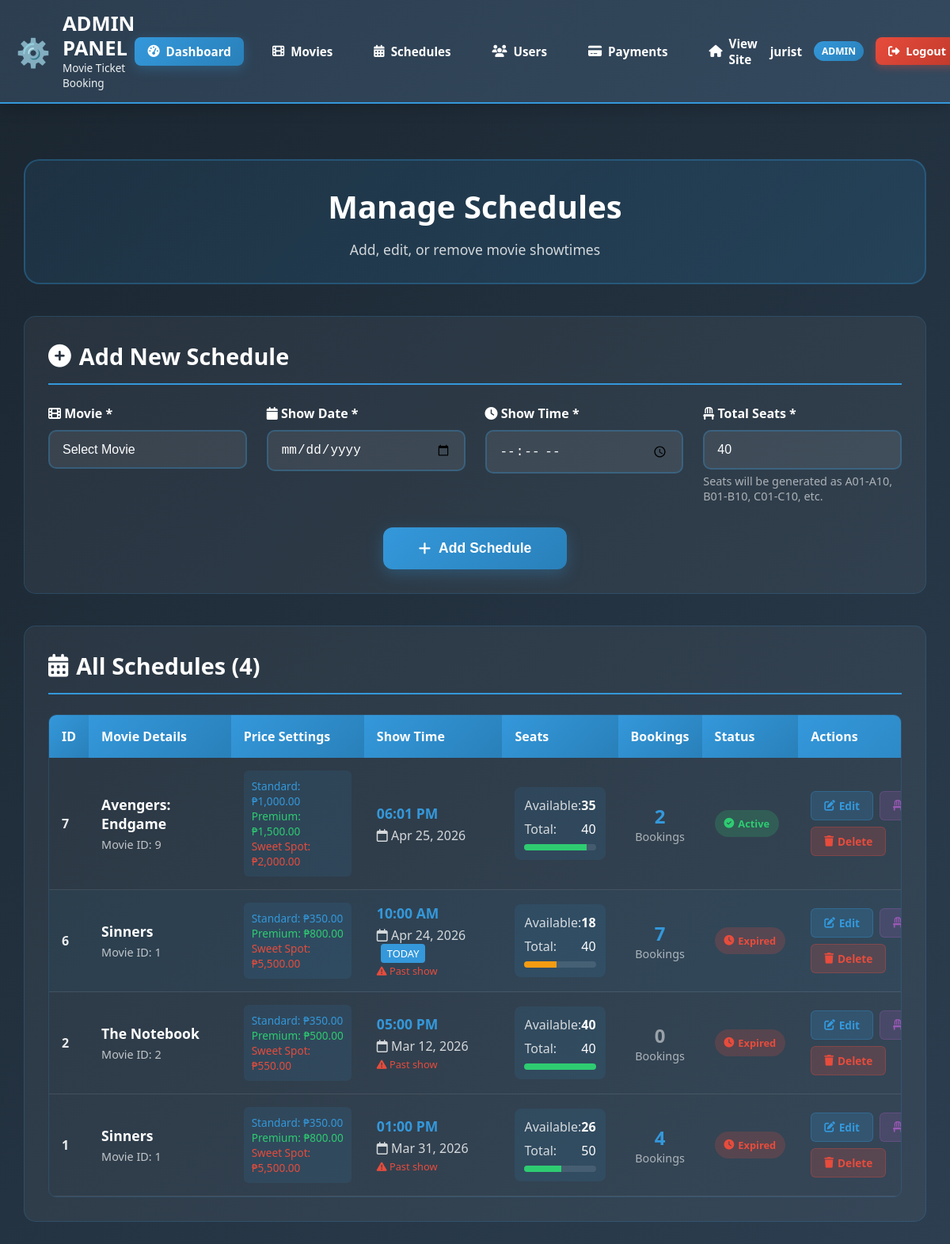
The app's page /pages/admin/manage-schedules.php (signed in) with its own data.
### tables this page shows
CREATE TABLE `movie_schedules` (
  `id` int(11) NOT NULL,
  `movie_id` int(11) NOT NULL,
  `movie_title` varchar(255) NOT NULL,
  `show_date` date NOT NULL,
  `showtime` time NOT NULL,
  `total_seats` int(11) DEFAULT 40,
  `available_seats` int(11) DEFAULT 40,
  `is_active` tinyint(1) DEFAULT 1,
  `created_at` timestamp NOT NULL DEFAULT current_timestamp()
);

CREATE TABLE `movies` (
  `id` int(11) NOT NULL,
  `title` varchar(255) NOT NULL,
  `director` varchar(255) DEFAULT NULL,
  `genre` varchar(100) DEFAULT NULL,
  `duration` varchar(20) DEFAULT NULL,
  `rating` varchar(10) DEFAULT NULL,
  `description` text DEFAULT NULL,
  `poster_url` varchar(500) DEFAULT NULL,
  `trailer_url` varchar(500) DEFAULT NULL,
  `venue_name` varchar(255) DEFAULT NULL,
  `venue_location` varchar(500) DEFAULT NULL,
  `google_maps_link` varchar(500) DEFAULT NULL,
  `venue_photo_path` varchar(500) DEFAULT NULL,
  `standard_price` decimal(10,2) DEFAULT 350.00,
  `premium_price` decimal(10,2) DEFAULT 450.00,
  `sweet_spot_price` decimal(10,2) DEFAULT 550.00,
  `is_active` tinyint(1) DEFAULT 1,
  `added_by` int(11) DEFAULT NULL,
  `updated_by` int(11) DEFAULT NULL,
  `created_at` timestamp NOT NULL DEFAULT current_timestamp(),
  `last_updated` timestamp NULL DEFAULT NULL ON UPDATE current_timestamp()
);

### pages/admin/manage-schedules.php (the view, shortened to what the rows shown need)
<?php
$root_dir = dirname(dirname(__DIR__));
require_once $root_dir . '/partials/admin-header.php';
$conn = new mysqli(DB_HOST, DB_USER, DB_PASS, DB_NAME);
$edit_mode = false;
$schedules_result = $conn->query("
    SELECT s.*, m.title as movie_title_full, m.standard_price, m.premium_price, m.sweet_spot_price,
           (SELECT COUNT(*) FROM tbl_booking b
            WHERE b.movie_name = s.movie_title
            AND b.show_date = s.show_date
            AND b.showtime = s.showtime
            AND b.status != 'Cancelled') as booking_count
    FROM movie_schedules s
    LEFT JOIN movies m ON s.movie_id = m.id
    WHERE s.is_active = 1 AND m.is_active = 1
    ORDER BY s.id DESC
");
$schedules = [];
if ($schedules_result) {
    while ($row = $schedules_result->fetch_assoc()) {
        $schedules[] = $row;
    }
}
$count_result = $conn->query("SELECT COUNT(*) as total FROM movie_schedules s LEFT JOIN movies m ON s.movie_id = m.id WHERE s.is_active = 1 AND m.is_active = 1");
$schedule_count = $count_result ? $count_result->fetch_assoc()['total'] : 0;
?>
<div class="admin-content" style="max-width: 1400px; margin: 0 auto; padding: 30px;">
    <div style="text-align: center; margin-bottom: 40px; padding: 30px; background: linear-gradient(135deg, rgba(52, 152, 219, 0.1), rgba(41, 128, 185, 0.2)); border-radius: 20px; border: 2px solid rgba(52, 152, 219, 0.3);">
        <h1 style="color: white; font-size: 2.5rem; margin-bottom: 15px; font-weight: 800;">Manage Schedules</h1>
    </div>
    <div style="background: rgba(255, 255, 255, 0.05); border-radius: 15px; padding: 30px; margin-bottom: 40px; border: 1px solid rgba(52, 152, 219, 0.2);">
        <h2 style="color: white; font-size: 1.8rem; margin-bottom: 25px; padding-bottom: 15px; border-bottom: 2px solid #3498db; display: flex; align-items: center; gap: 10px;">
            <i class="<?php echo $edit_mode ? 'fas fa-edit' : 'fas fa-plus-circle'; ?>"></i>
            <?php echo $edit_mode ? 'Edit Schedule' : 'Add New Schedule'; ?>
        </h2>
    </div>
    <div style="background: rgba(255, 255, 255, 0.05); border-radius: 15px; padding: 30px; border: 1px solid rgba(52, 152, 219, 0.2);">
        <h2 style="color: white; font-size: 1.8rem; margin-bottom: 25px; padding-bottom: 15px; border-bottom: 2px solid #3498db; display: flex; align-items: center; gap: 10px;">
            <i class="fas fa-calendar-alt"></i> All Schedules (<?php echo $schedule_count; ?>)
        </h2>
        <?php if (empty($schedules)): ?>
        <div style="text-align: center; padding: 50px; color: rgba(255, 255, 255, 0.6);">
            <i class="fas fa-calendar-alt fa-3x" style="margin-bottom: 20px; opacity: 0.5;"></i>
            <p style="font-size: 1.1rem;">No schedules found. Add your first schedule!</p>
        </div>
        <?php else: ?>
        <div style="overflow-x: auto; border-radius: 10px; border: 1px solid rgba(52, 152, 219, 0.2);">
            <table style="width: 100%; border-collapse: collapse; min-width: 1200px;">
                <thead>
                    <tr>
                        <th style="background: linear-gradient(135deg, #3498db 0%, #2980b9 100%); color: white; padding: 16px; text-align: left; font-weight: 700; font-size: 1rem;">ID</th>
                        <th style="background: linear-gradient(135deg, #3498db 0%, #2980b9 100%); color: white; padding: 16px; text-align: left; font-weight: 700; font-size: 1rem;">Movie Details</th>
                        <th style="background: linear-gradient(135deg, #3498db 0%, #2980b9 100%); color: white; padding: 16px; text-align: left; font-weight: 700; font-size: 1rem;">Price Settings</th>
                        <th style="background: linear-gradient(135deg, #3498db 0%, #2980b9 100%); color: white; padding: 16px; text-align: left; font-weight: 700; font-size: 1rem;">Show Time</th>
                        <th style="background: linear-gradient(135deg, #3498db 0%, #2980b9 100%); color: white; padding: 16px; text-align: left; font-weight: 700; font-size: 1rem;">Seats</th>
                        <th style="background: linear-gradient(135deg, #3498db 0%, #2980b9 100%); color: white; padding: 16px; text-align: left; font-weight: 700; font-size: 1rem;">Bookings</th>
                        <th style="background: linear-gradient(135deg, #3498db 0%, #2980b9 100%); color: white; padding: 16px; text-align: left; font-weight: 700; font-size: 1rem;">Status</th>
                        <th style="background: linear-gradient(135deg, #3498db 0%, #2980b9 100%); color: white; padding: 16px; text-align: left; font-weight: 700; font-size: 1rem;">Actions</th>
                    </tr>
                </thead>
                <tbody>
                    <?php foreach ($schedules as $schedule):
                        $available_percentage = ($schedule['available_seats'] / $schedule['total_seats']) * 100;
                        $is_today = date('Y-m-d') == $schedule['show_date'];
                        $is_past = strtotime($schedule['show_date'] . ' ' . $schedule['showtime']) < time();
                    ?>
                    <tr style="border-bottom: 1px solid rgba(255, 255, 255, 0.1); <?php echo $is_today ? 'background: rgba(52, 152, 219, 0.05);' : ''; ?>">
                        <td style="padding: 16px; color: rgba(255, 255, 255, 0.9); font-weight: 700;"><?php echo $schedule['id']; ?></td>
                        <td style="padding: 16px;">
                            <div style="color: white; font-size: 1.1rem; font-weight: 700; margin-bottom: 5px;"><?php echo htmlspecialchars($schedule['movie_title_full']); ?></div>
                            <div style="color: rgba(255, 255, 255, 0.7); font-size: 0.9rem;">Movie ID: <?php echo $schedule['movie_id']; ?></div>
                        </td>
                        <td style="padding: 16px;">
                            <div style="background: rgba(52, 152, 219, 0.1); padding: 10px; border-radius: 6px;">
                                <div style="color: #3498db; font-size: 0.85rem;">Standard: ₱<?php echo number_format($schedule['standard_price'] ?? 350, 2); ?></div>
                                <div style="color: #2ecc71; font-size: 0.85rem;">Premium: ₱<?php echo number_format($schedule['premium_price'] ?? 450, 2); ?></div>
                                <div style="color: #e74c3c; font-size: 0.85rem;">Sweet Spot: ₱<?php echo number_format($schedule['sweet_spot_price'] ?? 550, 2); ?></div>
                            </div>
                        </td>
                        <td style="padding: 16px;">
                            <div style="color: #3498db; font-size: 1.1rem; font-weight: 700;"><?php echo date('h:i A', strtotime($schedule['showtime'])); ?></div>
                            <div style="color: rgba(255, 255, 255, 0.8); margin-top: 5px;">
                                <i class="far fa-calendar"></i> <?php echo date('M d, Y', strtotime($schedule['show_date'])); ?>
                                <?php if ($is_today): ?>
                                <span style="background: #3498db; color: white; padding: 3px 8px; border-radius: 4px; font-size: 0.8rem; margin-left: 5px;">TODAY</span>
                                <?php endif; ?>
                            </div>
                            <?php if ($is_past): ?>
                            <div style="color: #e74c3c; font-size: 0.8rem; margin-top: 3px;">
                                <i class="fas fa-exclamation-triangle"></i> Past show
                            </div>
                            <?php endif; ?>
                        </td>
                        <td style="padding: 16px;">
                            <div style="background: rgba(52, 152, 219, 0.1); padding: 12px; border-radius: 8px;">
                                <div style="display: flex; justify-content: space-between; margin-bottom: 8px;">
                                    <span style="color: rgba(255, 255, 255, 0.8);">Available:</span>
                                    <span style="color: white; font-weight: 700;"><?php echo $schedule['available_seats']; ?></span>
                                </div>
                                <div style="display: flex; justify-content: space-between; margin-bottom: 8px;">
                                    <span style="color: rgba(255, 255, 255, 0.8);">Total:</span>
                                    <span style="color: white;"><?php echo $schedule['total_seats']; ?></span>
                                </div>
                                <div style="background: rgba(255, 255, 255, 0.1); height: 8px; border-radius: 4px; overflow: hidden;">
                                    <div style="background: <?php echo $available_percentage > 50 ? '#2ecc71' : ($available_percentage > 20 ? '#f39c12' : '#e74c3c'); ?>; height: 100%; width: <?php echo $available_percentage; ?>%;"></div>
                                </div>
                            </div>
                        </td>
                        <td style="padding: 16px;">
                            <div style="text-align: center;">
                                <div style="font-size: 1.5rem; font-weight: 700; color: <?php echo $schedule['booking_count'] > 0 ? '#3498db' : 'rgba(255,255,255,0.5)'; ?>;">
                                    <?php echo $schedule['booking_count']; ?>
                                </div>
                                <div style="font-size: 0.9rem; color: rgba(255, 255, 255, 0.6);">Bookings</div>
                            </div>
                        </td>
                        <td style="padding: 16px;">
                            <?php if ($is_past): ?>
                            <span style="background: rgba(231, 76, 60, 0.2); color: #e74c3c; padding: 8px 12px; border-radius: 20px; font-size: 0.8rem; font-weight: 600; display: inline-flex; align-items: center; gap: 5px;">
                                <i class="fas fa-clock"></i> Expired
                            </span>
                            <?php elseif ($schedule['available_seats'] == 0): ?>
                            <span style="background: rgba(231, 76, 60, 0.2); color: #e74c3c; padding: 8px 12px; border-radius: 20px; font-size: 0.8rem; font-weight: 600; display: inline-flex; align-items: center; gap: 5px;">
                                <i class="fas fa-times-circle"></i> Sold Out
                            </span>
                            <?php elseif ($schedule['available_seats'] < 10): ?>
                            <span style="background: rgba(243, 156, 18, 0.2); color: #f39c12; padding: 8px 12px; border-radius: 20px; font-size: 0.8rem; font-weight: 600; display: inline-flex; align-items: center; gap: 5px;">
                                <i class="fas fa-exclamation"></i> Few Seats
                            </span>
                            <?php else: ?>
                            <span style="background: rgba(46, 204, 113, 0.2); color: #2ecc71; padding: 8px 12px; border-radius: 20px; font-size: 0.8rem; font-weight: 600; display: inline-flex; align-items: center; gap: 5px;">
                                <i class="fas fa-check-circle"></i> Active
                            </span>
                            <?php endif; ?>
                        </td>
                        <td style="padding: 16px;">
                            <div style="display: flex; gap: 8px; flex-wrap: wrap;">
                                <a href="index.php?page=admin/manage-schedules&edit=<?php echo $schedule['id']; ?>"
                                   style="padding: 8px 16px; background: rgba(52, 152, 219, 0.2); color: #3498db; text-decoration: none; border-radius: 6px; font-size: 0.85rem; font-weight: 600; border: 1px solid rgba(52, 152, 219, 0.3); display: inline-flex; align-items: center; gap: 5px;">
                                    <i class="fas fa-edit"></i> Edit
                                </a>
                                <a href="index.php?page=admin/manage-seats&schedule_id=<?php echo $schedule['id']; ?>"
                                   style="padding: 8px 16px; background: rgba(155, 89, 182, 0.2); color: #9b59b6; text-decoration: none; border-radius: 6px; font-size: 0.85rem; font-weight: 600; border: 1px solid rgba(155, 89, 182, 0.3); display: inline-flex; align-items: center; gap: 5px;">
                                    <i class="fas fa-chair"></i> Seats
                                </a>
                                <a href="index.php?page=admin/manage-schedules&delete=<?php echo $schedule['id']; ?>"
                                   style="padding: 8px 16px; background: rgba(231, 76, 60, 0.2); color: #e74c3c; text-decoration: none; border-radius: 6px; font-size: 0.85rem; font-weight: 600; border: 1px solid rgba(231, 76, 60, 0.3); display: inline-flex; align-items: center; gap: 5px;"
                                   onclick="return confirm('Are you sure you want to delete this schedule?\nMovie: <?php echo addslashes($schedule['movie_title_full']); ?>\nDate: <?php echo date('M d, Y', strtotime($schedule['show_date'])); ?> <?php echo date('h:i A', strtotime($schedule['showtime'])); ?>')">
                                    <i class="fas fa-trash"></i> Delete
                                </a>
                            </div>
                        </td>
                    </tr>
                    <?php endforeach; ?>
                </tbody>
            </table>
        </div>
        <?php endif; ?>
    </div>
</div>
</body>
</html>

### records on screen
movie_schedules: id "7", movie.title "Avengers: Endgame", movie "9", movie.standard_price "1,000.00", movie.premium_price "1,500.00", movie.sweet_spot_price "2,000.00", showtime "06:01 PM", show_date "Apr 25, 2026", available_seats "35", total_seats "40", booking_count "2", shows "Active"
movie_schedules: id "6", movie.title "Sinners", movie "1", movie.standard_price "350.00", movie.premium_price "800.00", movie.sweet_spot_price "5,500.00", showtime "10:00 AM", show_date "Apr 24, 2026", shows "TODAY", shows "Past show", available_seats "18", total_seats "40", booking_count "7", shows "Expired"
movie_schedules: id "2", movie.title "The Notebook", movie "2", movie.standard_price "350.00", movie.premium_price "500.00", movie.sweet_spot_price "550.00", showtime "05:00 PM", show_date "Mar 12, 2026", shows "Past show", available_seats "40", total_seats "40", booking_count "0", shows "Expired"
movie_schedules: id "1", movie.title "Sinners", movie "1", movie.standard_price "350.00", movie.premium_price "800.00", movie.sweet_spot_price "5,500.00", showtime "01:00 PM", show_date "Mar 31, 2026", shows "Past show", available_seats "26", total_seats "50", booking_count "4", shows "Expired"

### other values on screen
$_SESSION['user_name'] "jurist"
$_SESSION['user_role'] "ADMIN"
$schedule_count "4"
